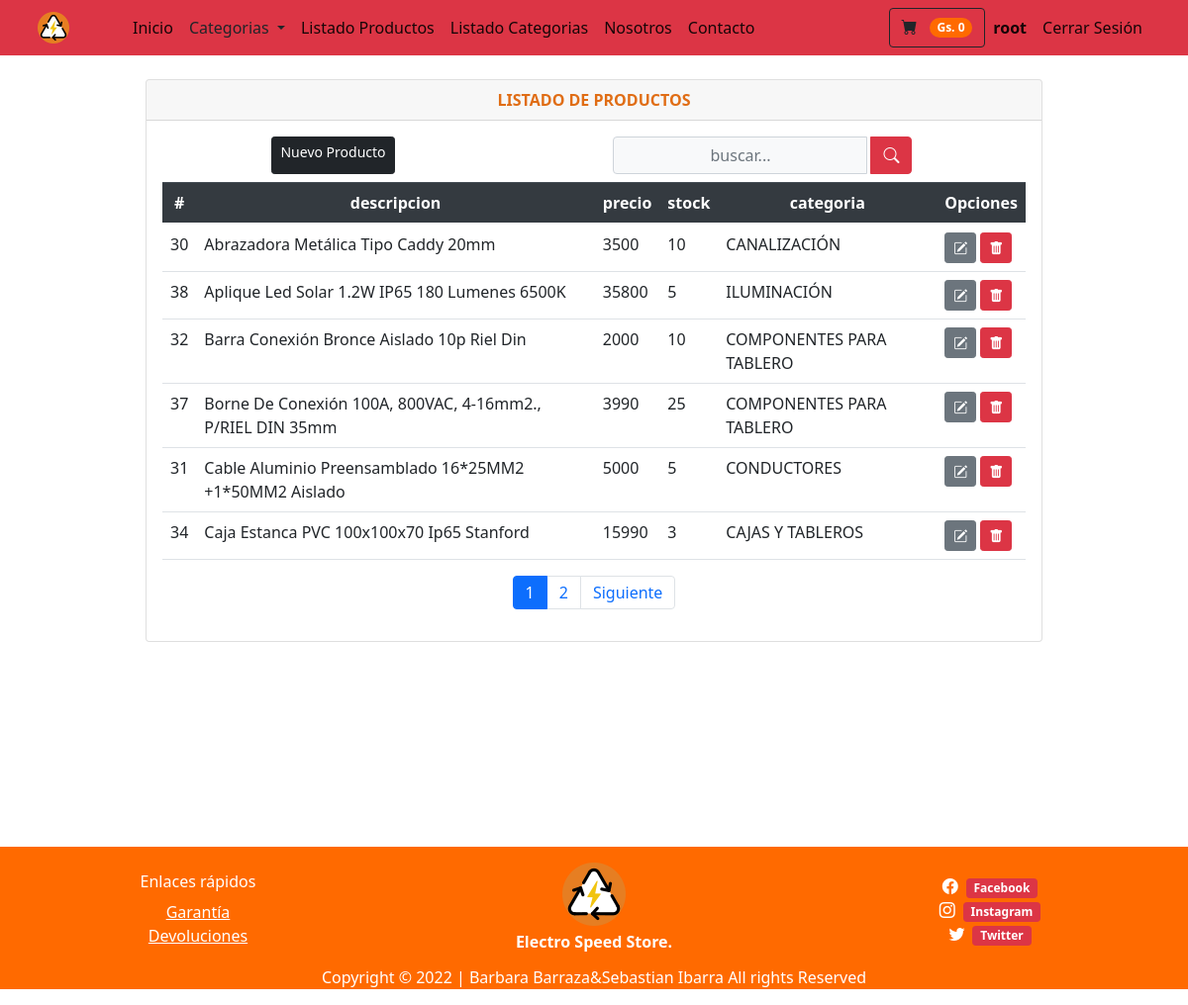
Screenshot of /listarproductos/ (signed in) with the database file from the repository.
### tienda/models.py (models this page shows, shortened)
class Productos(models.Model):
    nombre = models.CharField(max_length=100)
    imagen = models.ImageField(upload_to='imgproductos/%Y/%m/%d', blank=True)
    descripcion = models.CharField(max_length=500)
    precio = models.IntegerField()
    stock = models.IntegerField(null=True, default=0)
    categoria = models.ForeignKey(Categorias, on_delete=models.PROTECT)
    oferta = models.BooleanField(default=False)
    class Meta:
        db_table = 'productos'
        verbose_name = 'Producto'
        verbose_name_plural = 'Productos'
        ordering = ['id']

class Categorias(models.Model):
    nombre = models.CharField(max_length=100)
    def __str__(self):
        return self.nombre
    class Meta:
        db_table = "categorias"
        verbose_name = 'Categoria'
        verbose_name_plural = 'Categorias'
        ordering = ['id']

### tienda/views.py (the view)
# urls.py: path('listarproductos/', views.listarProductos, name='listarproductos'),
@login_required(login_url='/login')
def listarProductos(request):
    busqueda = request.POST.get("buscador")
    lista_productos = Productos.objects.order_by('nombre')
    page = request.GET.get('page', 1)
    if busqueda:
        lista_productos = Productos.objects.filter(
            Q(nombre__icontains = busqueda) |
            Q(descripcion__icontains = busqueda)
        ).distinct()
    try:
        paginator = Paginator(lista_productos, 6)
        lista_productos = paginator.page(page)
    except:
        raise Http404
    data = {'entity': lista_productos,
            'title': 'LISTADO DE PRODUCTOS',
            'paginator': paginator
            }
    return render(request, 'producto/listar.html', data)

### tienda/context_processors.py (called while the page is built)
def extras(request):
	lista_categorias = Categorias.objects.all().order_by('nombre')
	return {'categorias':lista_categorias}

def importe_total_carro(request):
	total=0
	if request.user.is_authenticated:
		if "carro" in request.session:
			for key, value in request.session["carro"].items():
				total= total + int(value["precio"])
	return {"importe_total_carro":total}

### templates/producto/listar.html (shortened to what this page needs)
{% extends 'layouts/tienda.html' %} {% block content %}
<div class="min-vh-100 d-flex flex-colum py-4">
    <div class="container">
        <div class="row justify-content-center">
            <div class="col-lg-10 col-md-6 col-sm-4 animate__animated animate__backInRight animate__delay-0.4s">
                <div class="card">
                    <div class="card-header text-center font-weight-bold">
                        {{ title }}
                    </div>
                    <div class="card-body table-responsive align-items-center">
                        <div class="d-flex mb-2">
                            <a href="/addproducto" class="d-flex inline-block mx-auto btn btn-dark btn-sm" type="submit">
                                Nuevo Producto
                            </a>
                            <form class="d-flex mx-auto d-sm-inlne-block form-inline" method="POST" action="">
                                <div class="input-group">
                                    <input type="text" class="form-control bg-light border-1 small text-center" name="buscador" placeholder="buscar..." value="{{ request.POST.buscador }}">
                                    <div class="input-group-append">
                                        <button class="btn btn-danger mx-1" type="submit">
                                                <i class="bi bi-search bi-sm"></i>
                                            </button>
                                    </div>
                                </div>
                            </form>
                        </div>
                        <table class="table table-condensed">
                            <thead class="thead-dark text-center ">
                                <tr>
                                    <th scope="col">#</th>
                                    <th scope="col">descripcion</th>
                                    <th scope="col">precio</th>
                                    <th scope="col">stock</th>
                                    <th scope="col">categoria</th>
                                    <th colspan="2">Opciones</th>
                                </tr>
                            </thead>
                            <tbody>
                                {% load bootstrap_icons %} {% if entity %} {% for producto in entity %}
                                <tr>
                                    <td>{{ producto.id }}</td>
                                    <td>{{ producto.nombre }}</td>
                                    <td>{{ producto.precio }}</td>
                                    <td>{{ producto.stock }}</td>
                                    <td>{{ producto.categoria }}</td>
                                    <td colspan="2">
                                        <a class="btn btn-secondary btn-sm" href="{% url 'tienda:editproducto' producto.id %}" type="button"><i class="bi bi-pencil-square"></i></a>
                                        <a class="btn btn-danger btn-sm" href="{% url 'tienda:deleteProducto' producto.id %}" type="button"><i class="bi bi-trash-fill"></i></a>
                                    </td>
                                </tr>
                                {% endfor %} {% else %}
                                <div class="text-center text-warning">
                                    <h3> No se encontraron Productos!!</h3>
                                </div>
                                {% endif %}
                            </tbody>
                        </table>
                        <div>
                            {% include 'paginator.html' %}
                        </div>
                    </div>
                </div>
            </div>
        </div>
    </div>
</div>
{% endblock %}

### templates/layouts/tienda.html (shortened to what this page needs)
{% load static %}
<!DOCTYPE html>
<html lang="es">
<head>
    <link href="https://cdn.jsdelivr.net/npm/bootstrap-icons@1.5.0/font/bootstrap-icons.css" rel="stylesheet" />
    <link rel="stylesheet" href="https://cdn.jsdelivr.net/npm/bootstrap@4.5.3/dist/css/bootstrap.min.css">
    <link rel="stylesheet" href="https://cdnjs.cloudflare.com/ajax/libs/animate.css/4.1.1/animate.min.css" />
    <link href="{% static 'css/styles.css' %}" rel="stylesheet" />
</head>
<body>
    <nav class="navbar navbar-expand-lg navbar-light bg-danger sticky-top">
        <div class="container px-2 px-lg-2">
            <a class="navbar-logo" href="/">
                <img class="img-fluid" src="{% static 'assets/logoo.png' %}" width="50%" heigth="50%" alt="logo">
            </a>
            <div class="collapse navbar-collapse" id="navbarSupportedContent">
                <ul class="navbar-nav me-auto mb-2 mb-lg-0 ms-lg-4">
                    <li class="nav-item">
                        <a class="nav-link active" aria-current="page" href="/"></span>
                            Inicio
                        </a>
                    </li>
                    <div class="dropdown show">
                        <a class="nav-link dropdown-toggle text-dark" href="#" role="button" id="dropdownMenuLink" data-toggle="dropdown" aria-haspopup="true" aria-expanded="false">
                            Categorias
                        </a>
                    </div>
                    {% if user.is_staff %}
                    <li class="nav-item">
                        <a class="nav-link active" aria-current="page" href="/listarproductos">
                                Listado Productos
                            </a>
                    </li>
                    <li class="nav-item">
                        <a class="nav-link active" aria-current="page" href="/categorias">
                                Listado Categorias
                            </a>
                    </li>
                    {% endif %}
                    <li class="nav-item">
                        <a class="nav-link active" aria-current="page" href="/nosotros">
                            Nosotros
                        </a>
                    </li>
                    <li class="nav-item">
                        <a class="nav-link active" aria-current="page" href="/contacto">
                            Contacto
                        </a>
                    </li>
                </ul>
                <ul class="navbar-nav d-flex ml-auto mb-2 mb-lg-0 ms-lg-4">
                    {% if user.is_authenticated %}
                    {% load humanize %}
                    <div class="d-flex">
                        <a href="{% url 'tienda:viewcart' %}" class="btn btn-outline-dark">
                            <i class="bi-cart-fill me-1"></i>
                            <span class="badge bg-dark text-white ms-1 rounded-pill">Gs. {{ importe_total_carro | intcomma }}</span>
                        </a>
                    </div>
                    <li class="nav-item">
                        <a class="nav-link active" aria-current="page" href="#">
                            <b>{{ user.username }}</b>
                        </a>
                    </li>
                    <li class="nav-item">
                        <a class="nav-link active" aria-current="page" href="{% url 'logout' %}">
                                    Cerrar Sesión
                            </a>
                    </li>
                    {% endif %}
                </ul>
            </div>
        </div>
    </nav>
    <section class="container">
        {% block content%} {% endblock %}
    </section>
    <footer class="container-fluid my-0 pt-3 pb-0 bg-dark">
        <div class="row">
            <ul class="col-4 list-unstyled text-center mx-auto my-auto">
                <h6 class="text-white">Enlaces rápidos</h6>
                <li class="list-unstyled text-white">
                    <a href="/garantia" class="stretched-link text-white">Garantía</a></li>
                <li>
                    <a href="/devoluciones" class="stretched-link text-white">Devoluciones</a></li>
            </ul>
            <ul class="col-4 list-unstyled text-center mx-auto my-auto">
                <img class="img-fluid pb-1 " src="{% static 'assets/logoo.png' %}" alt="logo">
                <p class="font-weight-bold text-white text-center mb-1">Electro Speed Store.</p>
            </ul>
            <ul class="col-4 list-unstyled my-auto mx-auto text-center">
                {% load bootstrap_icons %}
                <li>
                    <a href="#"> <i class="bi bi-facebook text-white mr-2"></i><span class="badge badge-danger">Facebook</span> </a>
                </li>
                <li>
                    <a href="#"> <i class="bi bi-instagram text-white mr-2"></i><span class="badge badge-danger">Instagram</span> </a>
                </li>
                <li>
                    <a href="#"> <i class="bi bi-twitter text-white mr-2"></i><span class="badge badge-danger">Twitter</span> </a>
                </li>
            </ul>
        </div>
        <div class="text-center">
            <p class="pt-2 text-white">Copyright &copy; 2022 | Barbara Barraza&Sebastian Ibarra All rights Reserved</p>
        </div>
    </footer>
</body>
</html>

### rows the page displays
Productos: id "30", nombre "Abrazadora Metálica Tipo Caddy 20mm", precio "3500", stock "10", categoria "CANALIZACIÓN"
Productos: id "38", nombre "Aplique Led Solar 1.2W IP65 180 Lumenes 6500K", precio "35800", stock "5", categoria "ILUMINACIÓN"
Productos: id "32", nombre "Barra Conexión Bronce Aislado 10p Riel Din", precio "2000", stock "10", categoria "COMPONENTES PARA TABLERO"
Productos: id "37", nombre "Borne De Conexión 100A, 800VAC, 4-16mm2., P/RIEL DIN 35mm", precio "3990", stock "25", categoria "COMPONENTES PARA TABLERO"
Productos: id "31", nombre "Cable Aluminio Preensamblado 16*25MM2 +1*50MM2 Aislado", precio "5000", stock "5", categoria "CONDUCTORES"
Productos: id "34", nombre "Caja Estanca PVC 100x100x70 Ip65 Stanford", precio "15990", stock "3", categoria "CAJAS Y TABLEROS"

### other values shown
{{ importe_total_carro | intcomma }} "0"
{{ user.username }} "root"
{{ title }} "LISTADO DE PRODUCTOS"
{{ page }} "1" "2"
